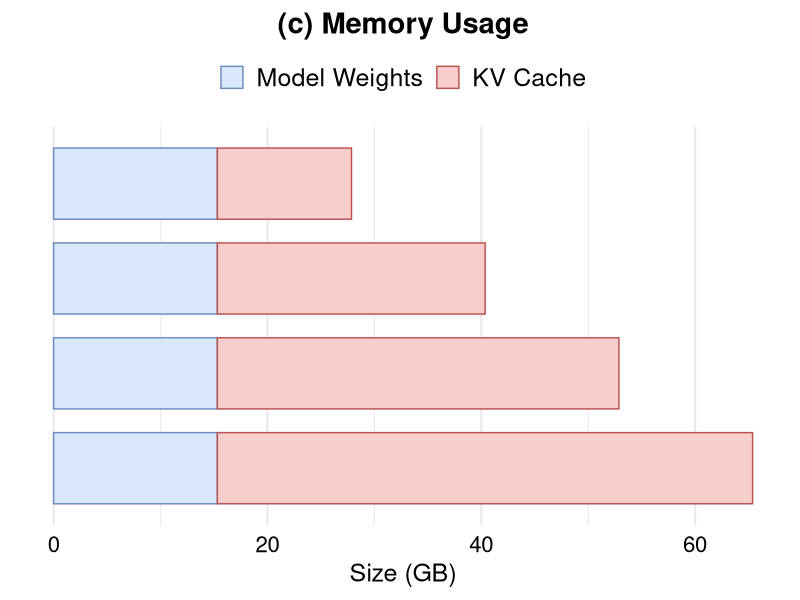

R code for this plot:
library(tidyverse)

data <- read_csv("data/breakdown_2.csv") %>%
  mutate(
    tokens = fct_rev(fct_inorder(tokens)),
    component = fct_inorder(component)
  )

fig <- ggplot(data, aes(x = memory, y = tokens, fill = component, colour = component)) +
  geom_col(width = 0.75, position = position_stack(reverse = TRUE)) +
  scale_fill_manual(
    values = c("Model Weights" = "#DAE8FC", "KV Cache" = "#F8CECC"),
  ) +
  scale_colour_manual(
    values = c("Model Weights" = "#6C8EBF", "KV Cache" = "#B85450"),
  ) +
  labs(x = "Size (GB)", y = NULL, title = "(c) Memory Usage") +
  theme_minimal(base_size = 18) +
  theme(
    plot.title = element_text(size = 21, hjust = 0.5, face = "bold"),
    legend.position = "top",
    legend.title = element_blank(),
    legend.text = element_text(size = 18),
    axis.text.x = element_text(size = 16, colour = "black"),
    axis.text.y = element_blank(),
    panel.grid.major.y = element_blank(),
  )

ggsave("breakdown_2.pdf", fig, width = 3.7, height = 3.623, units = "in")
